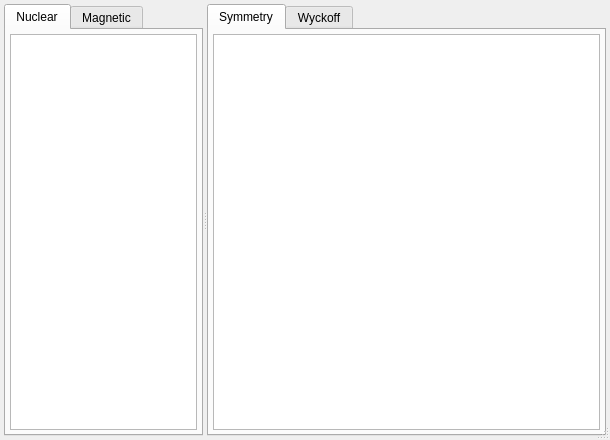
<?xml version="1.0" encoding="UTF-8"?>
<ui version="4.0">
 <class>SgBrowserDlg</class>
 <widget class="QDialog" name="SgBrowserDlg">
  <property name="geometry">
   <rect>
    <x>0</x>
    <y>0</y>
    <width>610</width>
    <height>440</height>
   </rect>
  </property>
  <property name="windowTitle">
   <string>Space Group Types</string>
  </property>
  <property name="sizeGripEnabled">
   <bool>true</bool>
  </property>
  <layout class="QGridLayout" name="gridLayout_4">
   <property name="leftMargin">
    <number>4</number>
   </property>
   <property name="topMargin">
    <number>4</number>
   </property>
   <property name="rightMargin">
    <number>4</number>
   </property>
   <property name="bottomMargin">
    <number>4</number>
   </property>
   <property name="spacing">
    <number>2</number>
   </property>
   <item row="0" column="0">
    <widget class="QSplitter" name="splitter">
     <property name="orientation">
      <enum>Qt::Horizontal</enum>
     </property>
     <widget class="QTabWidget" name="tabSGs">
      <property name="sizePolicy">
       <sizepolicy hsizetype="Expanding" vsizetype="Expanding">
        <horstretch>1</horstretch>
        <verstretch>1</verstretch>
       </sizepolicy>
      </property>
      <property name="currentIndex">
       <number>0</number>
      </property>
      <widget class="QWidget" name="tabNucl">
       <attribute name="title">
        <string>Nuclear</string>
       </attribute>
       <layout class="QGridLayout" name="gridLayout_5">
        <property name="leftMargin">
         <number>4</number>
        </property>
        <property name="topMargin">
         <number>4</number>
        </property>
        <property name="rightMargin">
         <number>4</number>
        </property>
        <property name="bottomMargin">
         <number>4</number>
        </property>
        <property name="spacing">
         <number>2</number>
        </property>
        <item row="0" column="0">
         <widget class="QTreeWidget" name="treeNuclSG">
          <property name="sizePolicy">
           <sizepolicy hsizetype="Expanding" vsizetype="Expanding">
            <horstretch>1</horstretch>
            <verstretch>1</verstretch>
           </sizepolicy>
          </property>
          <property name="editTriggers">
           <set>QAbstractItemView::NoEditTriggers</set>
          </property>
          <property name="tabKeyNavigation">
           <bool>false</bool>
          </property>
          <property name="showDropIndicator" stdset="0">
           <bool>false</bool>
          </property>
          <property name="dragDropOverwriteMode">
           <bool>false</bool>
          </property>
          <property name="alternatingRowColors">
           <bool>true</bool>
          </property>
          <property name="selectionMode">
           <enum>QAbstractItemView::SingleSelection</enum>
          </property>
          <property name="selectionBehavior">
           <enum>QAbstractItemView::SelectRows</enum>
          </property>
          <property name="allColumnsShowFocus">
           <bool>true</bool>
          </property>
          <property name="headerHidden">
           <bool>true</bool>
          </property>
          <column>
           <property name="text">
            <string notr="true">1</string>
           </property>
          </column>
         </widget>
        </item>
       </layout>
      </widget>
      <widget class="QWidget" name="tabMag">
       <attribute name="title">
        <string>Magnetic</string>
       </attribute>
       <layout class="QGridLayout" name="gridLayout">
        <property name="leftMargin">
         <number>4</number>
        </property>
        <property name="topMargin">
         <number>4</number>
        </property>
        <property name="rightMargin">
         <number>4</number>
        </property>
        <property name="bottomMargin">
         <number>4</number>
        </property>
        <property name="spacing">
         <number>2</number>
        </property>
        <item row="0" column="0">
         <widget class="QTreeWidget" name="treeMagSG">
          <property name="sizePolicy">
           <sizepolicy hsizetype="Expanding" vsizetype="Expanding">
            <horstretch>1</horstretch>
            <verstretch>1</verstretch>
           </sizepolicy>
          </property>
          <property name="editTriggers">
           <set>QAbstractItemView::NoEditTriggers</set>
          </property>
          <property name="showDropIndicator" stdset="0">
           <bool>false</bool>
          </property>
          <property name="alternatingRowColors">
           <bool>true</bool>
          </property>
          <property name="allColumnsShowFocus">
           <bool>true</bool>
          </property>
          <attribute name="headerVisible">
           <bool>false</bool>
          </attribute>
          <column>
           <property name="text">
            <string notr="true">1</string>
           </property>
          </column>
         </widget>
        </item>
       </layout>
      </widget>
     </widget>
     <widget class="QTabWidget" name="tabOps">
      <property name="sizePolicy">
       <sizepolicy hsizetype="Expanding" vsizetype="Expanding">
        <horstretch>2</horstretch>
        <verstretch>1</verstretch>
       </sizepolicy>
      </property>
      <property name="currentIndex">
       <number>0</number>
      </property>
      <widget class="QWidget" name="tabSym">
       <attribute name="title">
        <string>Symmetry</string>
       </attribute>
       <layout class="QGridLayout" name="gridLayout_2">
        <property name="leftMargin">
         <number>4</number>
        </property>
        <property name="topMargin">
         <number>4</number>
        </property>
        <property name="rightMargin">
         <number>4</number>
        </property>
        <property name="bottomMargin">
         <number>4</number>
        </property>
        <property name="spacing">
         <number>2</number>
        </property>
        <item row="0" column="0">
         <widget class="QListWidget" name="listSymOps">
          <property name="sizePolicy">
           <sizepolicy hsizetype="Expanding" vsizetype="Expanding">
            <horstretch>1</horstretch>
            <verstretch>1</verstretch>
           </sizepolicy>
          </property>
          <property name="showDropIndicator" stdset="0">
           <bool>false</bool>
          </property>
          <property name="defaultDropAction">
           <enum>Qt::IgnoreAction</enum>
          </property>
          <property name="alternatingRowColors">
           <bool>true</bool>
          </property>
          <property name="wordWrap">
           <bool>false</bool>
          </property>
         </widget>
        </item>
       </layout>
      </widget>
      <widget class="QWidget" name="tabWyc">
       <attribute name="title">
        <string>Wyckoff</string>
       </attribute>
       <layout class="QGridLayout" name="gridLayout_3">
        <property name="leftMargin">
         <number>4</number>
        </property>
        <property name="topMargin">
         <number>4</number>
        </property>
        <property name="rightMargin">
         <number>4</number>
        </property>
        <property name="bottomMargin">
         <number>4</number>
        </property>
        <property name="spacing">
         <number>2</number>
        </property>
        <item row="0" column="0">
         <widget class="QTreeWidget" name="listWyc">
          <property name="showDropIndicator" stdset="0">
           <bool>false</bool>
          </property>
          <property name="alternatingRowColors">
           <bool>true</bool>
          </property>
          <property name="allColumnsShowFocus">
           <bool>true</bool>
          </property>
          <property name="columnCount">
           <number>1</number>
          </property>
          <attribute name="headerVisible">
           <bool>false</bool>
          </attribute>
          <column>
           <property name="text">
            <string notr="true">1</string>
           </property>
          </column>
         </widget>
        </item>
       </layout>
      </widget>
     </widget>
    </widget>
   </item>
  </layout>
 </widget>
 <tabstops>
  <tabstop>tabSGs</tabstop>
  <tabstop>treeMagSG</tabstop>
  <tabstop>treeNuclSG</tabstop>
  <tabstop>tabOps</tabstop>
  <tabstop>listSymOps</tabstop>
  <tabstop>listWyc</tabstop>
 </tabstops>
 <resources/>
 <connections/>
</ui>
